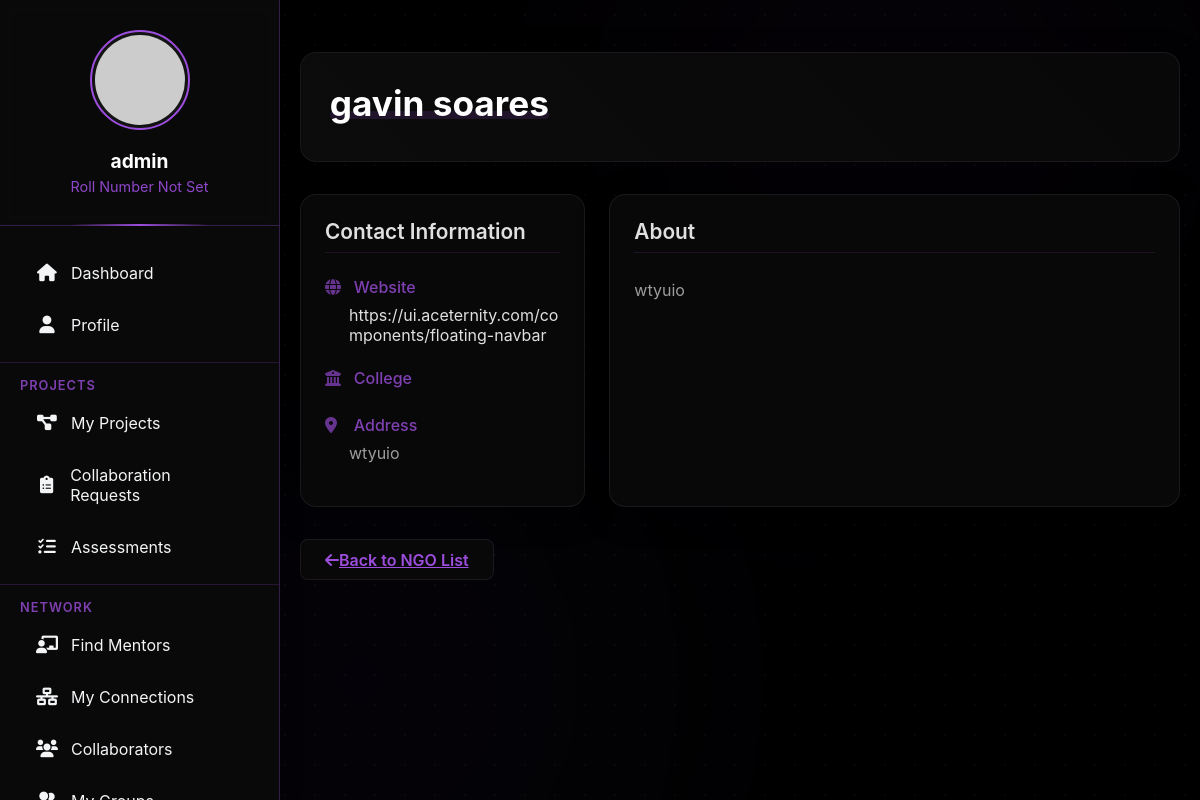
The page /students/ngos/2/ (signed in) on the database as committed earlier.
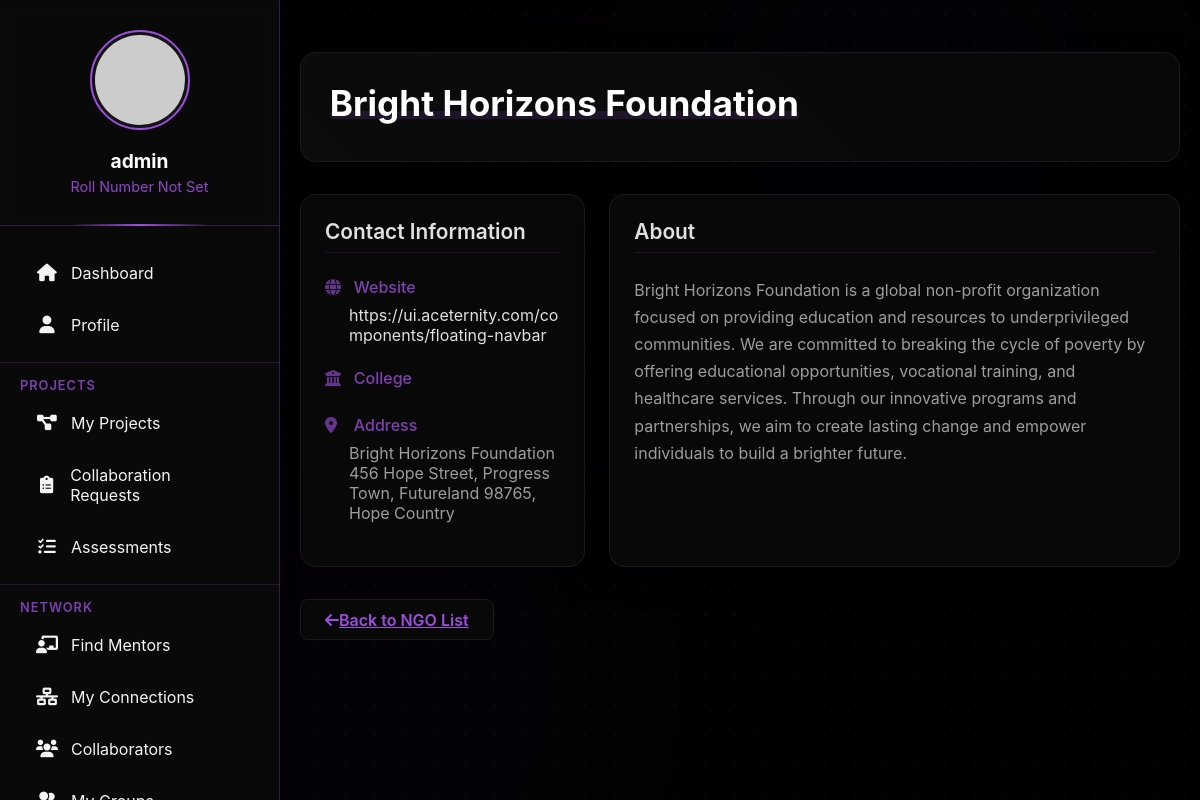
The same page on the database as committed later.
### college/models.py (models this page shows, shortened)
class NGO(models.Model):
    college = models.ForeignKey(CollegeProfile, on_delete=models.CASCADE, related_name='ngos')
    name = models.CharField(max_length=200)
    description = models.TextField()
    requirements = models.TextField(help_text="What the NGO needs or is looking for")
    contact_person = models.CharField(max_length=100, blank=True, null=True)
    contact_email = models.EmailField(blank=True, null=True)
    contact_phone = models.CharField(max_length=20, blank=True, null=True)
    website = models.URLField(blank=True, null=True)
    address = models.TextField(blank=True, null=True)
    image = models.ImageField(upload_to='ngo_images/', blank=True, null=True)
    created_at = models.DateTimeField(auto_now_add=True)
    updated_at = models.DateTimeField(auto_now=True)
    is_active = models.BooleanField(default=True)

### students/views.py (the view)
# urls.py: path('ngos/<int:ngo_id>/', views.ngo_detail, name='ngos_detail'),
def ngo_detail(request, ngo_id):
    ngo = get_object_or_404(NGO, id=ngo_id, is_active=True)
    context = {
        'ngo': ngo,
    }
    return render(request, 'student/ngo_detail.html', context)

### students/templates/student/ngo_detail.html (shortened to what this page needs)
{% extends '../base.html' %}
{% block content %}
<div class="ngo-container container">
    <div class="header-section">
        <div class="d-flex align-items-center">
            <div>
                <h1>{{ ngo.name }}</h1>
            </div>
        </div>
    </div>
    <div class="ngo-info-grid">
        <div class="contact-card">
            <div class="card-body">
                <h5 class="card-title">Contact Information</h5>
                <ul class="contact-list">
                    {% if ngo.website %}
                        <li class="contact-item">
                            <strong><i class="fas fa-globe"></i>Website</strong>
                            <div><a href="{{ ngo.website }}" target="_blank">{{ ngo.website }}</a></div>
                        </li>
                    {% endif %}
                    {% if ngo.college %}
                        <li class="contact-item">
                            <strong><i class="fas fa-university"></i>College</strong>
                        </li>
                    {% endif %}
                    {% if ngo.address %}
                        <li class="contact-item">
                            <strong><i class="fas fa-map-marker-alt"></i>Address</strong>
                            <div>{{ ngo.address|linebreaks }}</div>
                        </li>
                    {% endif %}
                </ul>
            </div>
        </div>
        <div class="content-section">
            <div class="content-card">
                <div class="card-body">
                    <h5 class="card-title">About</h5>
                    <p>{{ ngo.description }}</p>
                </div>
            </div>
        </div>
    </div>
    <a href="{% url 'ngos_list' %}" class="btn-back">
        <i class="fas fa-arrow-left me-2"></i>Back to NGO List
    </a>
</div>
{% endblock %}

Rows that differ between the two databases and show on the page:
changed NGO "https://ui.aceternity.com/components/floating-navbar": name "gavin soares" → "Bright Horizons Foundation"; address "wtyuio" → "Bright Horizons Foundation 456 Hope Street, Progress Town, Futureland 98765, Hope Country"; description "wtyuio" → "Bright Horizons Foundation is a global non-profit organization focused on providing education and resources to underprivileged communities. We are committed to breaking the cycle of poverty by offering educational opportunities, vocational training, and healthcare services. Through our innovative programs and partnerships, we aim to create lasting change and empower individuals to build a brighter future."
